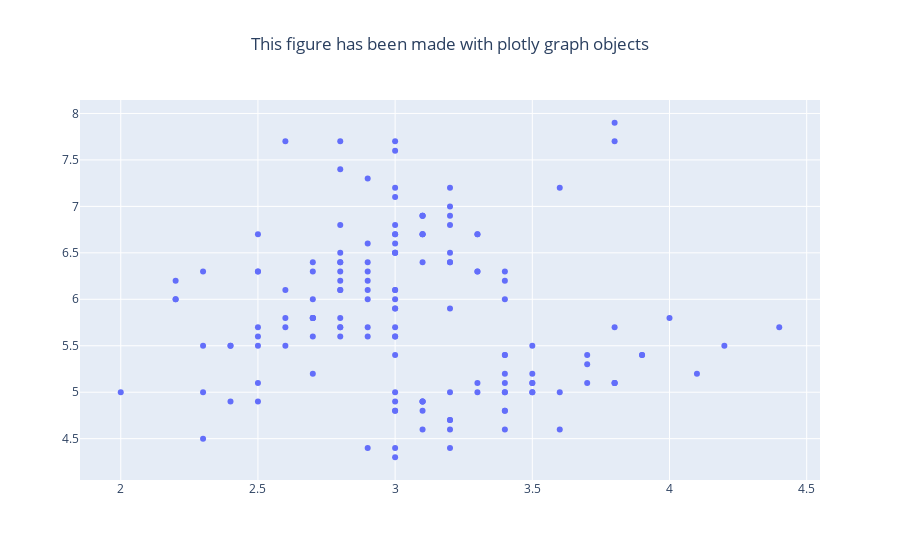

Notebook code cell kept with this figure:
### Code cell
fig = go.Figure()

fig.add_trace(
  go.Scatter(
    x = df['sepal_width'],
    y = df['sepal_length'],
    mode = 'markers'          # ou lines
  )            
)
    
fig.update_layout(
  title = go.layout.Title(text = "This figure has been made with plotly graph objects", x = 0.5),
)

fig.show()

### Figure 1 — Plotly figure (JSON) as saved in the notebook; plotly's stock layout.template omitted (floating-point values rounded to 4 significant figures; data arrays with more than 128 entries replaced by an {"elided": "..."} marker saying what was removed)
{"data": [{"mode": "markers", "type": "scatter", "x": {"elided": "150 float values"}, "y": {"elided": "150 float values"}}], "layout": {"title": {"text": "This figure has been made with plotly graph objects", "x": 0.5}}}
